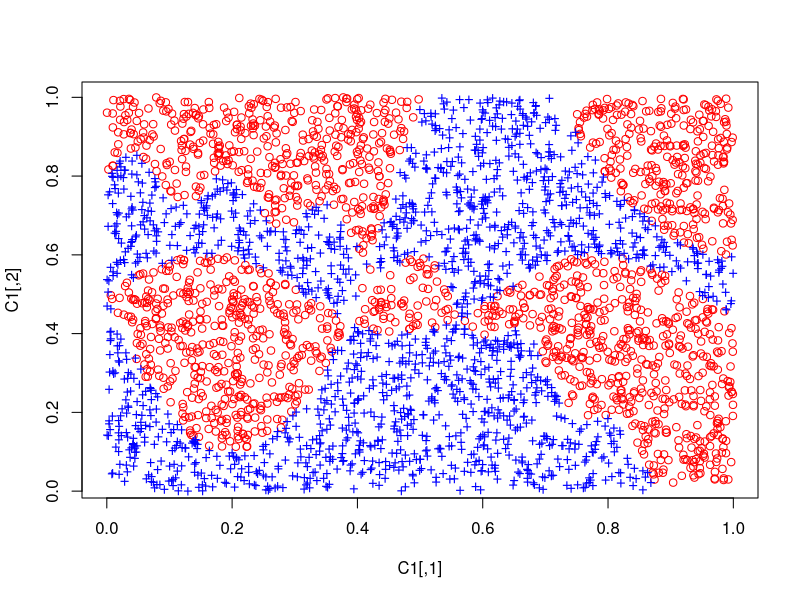
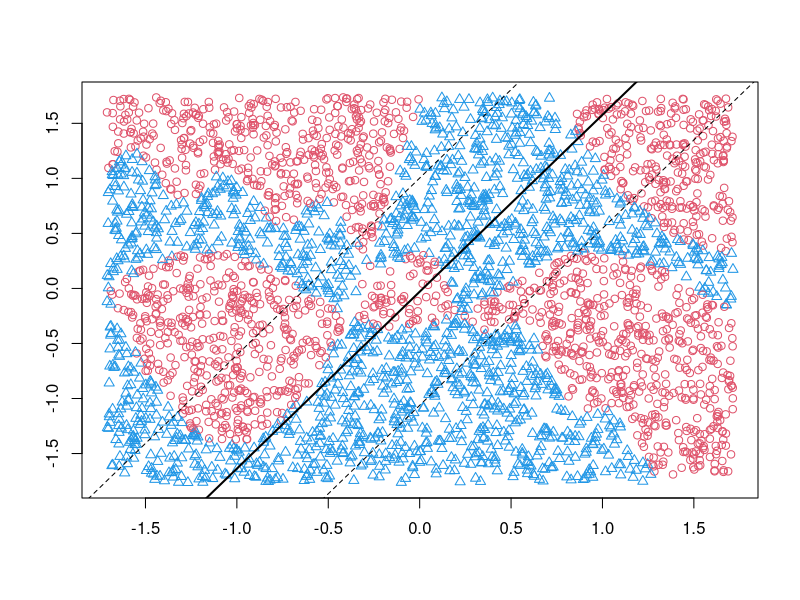
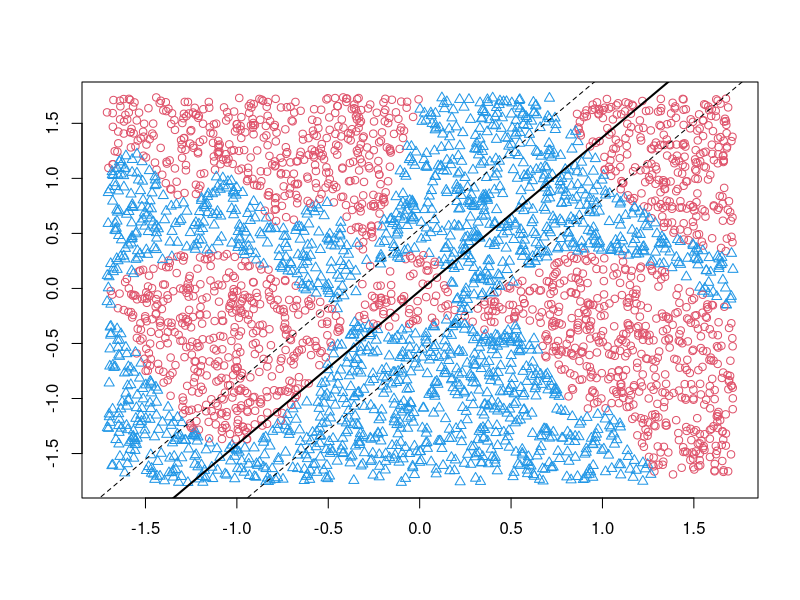
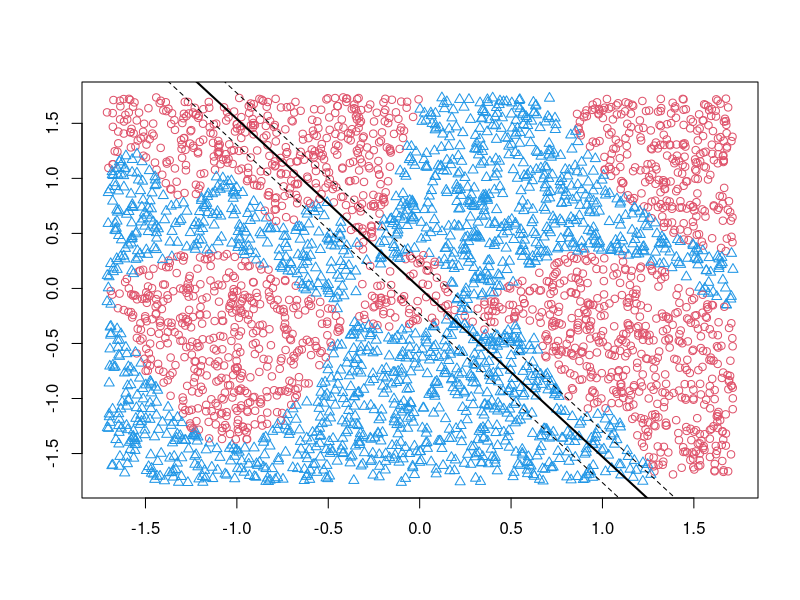
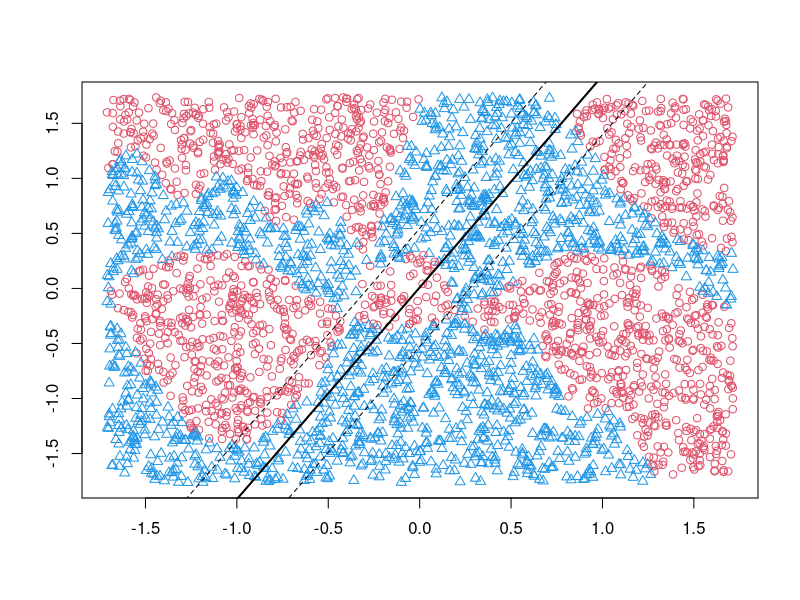
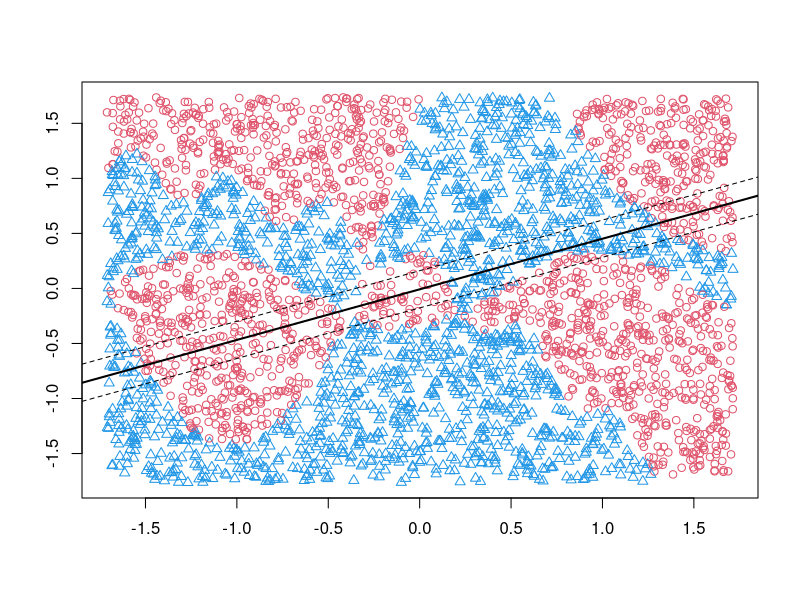
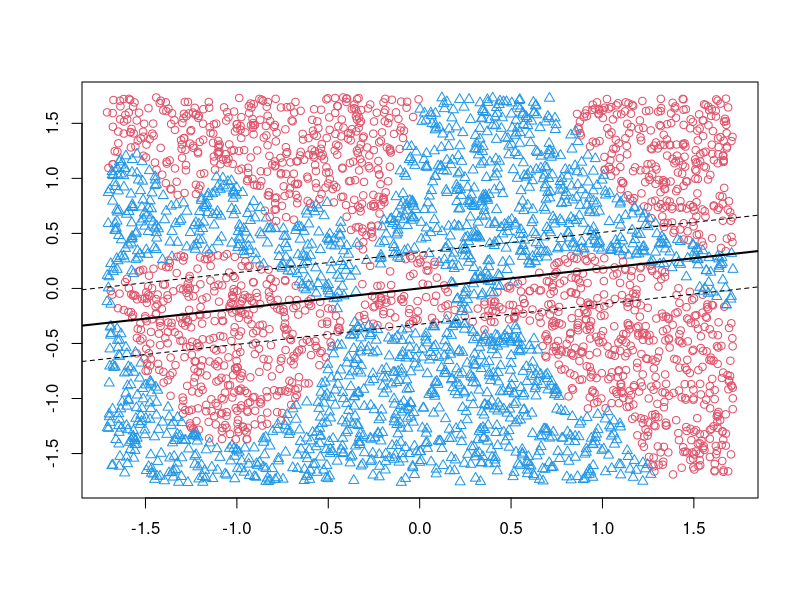
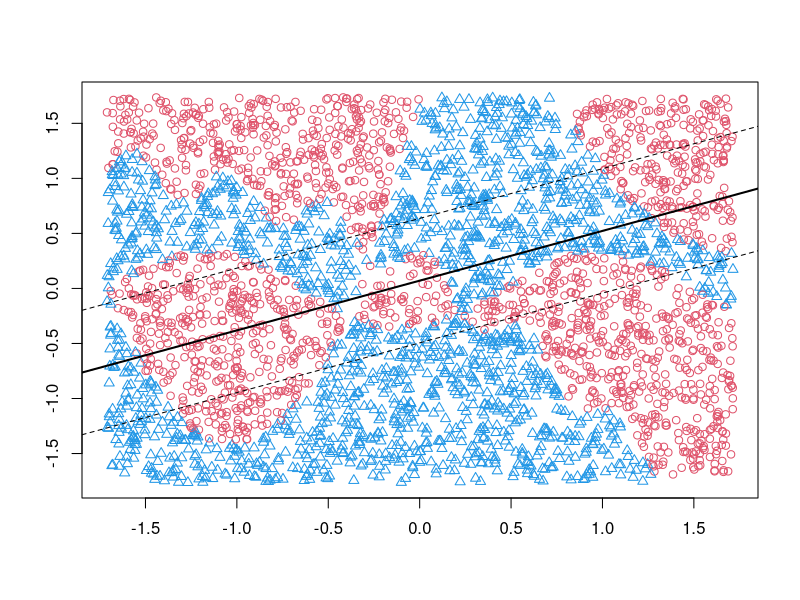

Reproduce these figures in R, in order.
## P2 problem
set.seed(101)
library(caret)
library(kernlab)
OkoljePodatki <- 'C:/Users/Podlogar/Documents/DES/P2/Podatki'
OkoljeBL <- 'C:/Users/Podlogar/Documents/DES/P2/Base learner'
n <- 2*500 + 2*500 + 2*500 + 2*2000
FM <- matrix(runif(n), n/2, 2)



vect <- c(1, 0.4)



classP2 <- function(vect){
	if((vect[2] > (-0.1*(vect[1]*10)^2 + 0.6*sin(4*vect[1]*10) + 8)/10 & vect[2] > ((10*vect[1] -2)^2 + 1)/10) |
		(vect[2] < (sin(10*vect[1]) + 5)/10 & vect[2] > ((10*vect[1] -2)^2 + 1)/10) |
		(vect[2] > (sin(10*vect[1]) + 5)/10 & vect[2] < ((10*vect[1] -2)^2 + 1)/10 & vect[2] < (-0.1*(vect[1]*10)^2 + 0.6*sin(4*vect[1]*10) + 8)/10) |
		(vect[2] < (sin(10*vect[1]) + 5)/10 & vect[2] > (-0.1*(vect[1]*10)^2 + 0.6*sin(4*vect[1]*10) + 8)/10) |
		(vect[2] > (0.5*(10*vect[1] - 10)^2 + 6)/10)
		){
		return(1)
	}
	else{
		return(2)
	}
}


class <- apply(FM, 1, classP2)
summary(factor(class))


trainBL <- FM[1:500,]
yTrainBL <- factor(class[1:500])

sosedSet <- FM[501:1000,]
ySosedSet <- factor(class[501:1000])

metaSet <- FM[1001:1500,]
yMetaSet <- factor(class[1001:1500])

testSet <- FM[1501:2500,]
yTestSet <- factor(class[1501:2500])

setwd(OkoljePodatki)
	saveRDS(trainBL, 'trainBL.rds')
	saveRDS(yTrainBL, 'yTrainBL.rds')
	
	saveRDS(sosedSet, 'sosedSet.rds')
	saveRDS(ySosedSet, 'ySosedSet.rds')
	
	saveRDS(metaSet, 'metaSet.rds')
	saveRDS(yMetaSet, 'yMetaSet.rds')
	
	saveRDS(testSet, 'testSet.rds')
	saveRDS(yTestSet, 'yTestSet.rds')

C1 <- FM[class == 1,]
C2 <- FM[class == 2,]
plot(C1, col = 'red')
points(C2, col = 'blue', pch = '+')



for(i in 1:10){
	take <- createDataPartition(class, p = 0.1, list = FALSE)
	X <- FM[take,]
	y <- class[take]
	svp <- ksvm(X,y,type="C-svc")
	##plot(svp,data=FM)
		plot(scale(FM), col=class*2, pch=class, xlab="", ylab="")
		w <- colSums(coef(svp)[[1]] * FM[unlist(alphaindex(svp)),])
		b <- b(svp)
		abline(b/w[1],-w[2]/w[1], col = 'black', lwd = 2)
		abline((b+1)/w[1],-w[2]/w[1],lty=2)
		abline((b-1)/w[1],-w[2]/w[1],lty=2)
	ime <- paste0('ksvm', i, '.rds')
	setwd(OkoljeBL)
	saveRDS(svp, ime) 
	}
